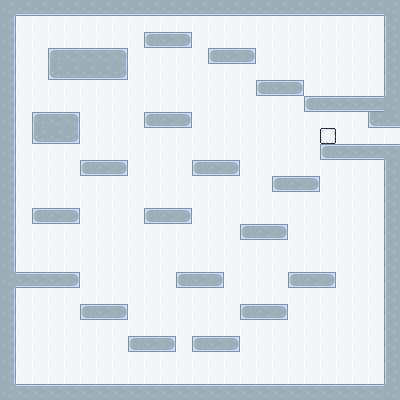

Tiled map render using the project's own tile images. Description and the whole map definition, tile-layer contents included, below:
An orthogonal 25x25 tile map with 16x16 px tiles, 2 tile layers (Tile Layer 2, Tile Layer 1) and 18 objects (4x block, 3x dock, 3x text, 2x door, 2x button, ...).

<map version="1.10" tiledversion="1.10.2" orientation="orthogonal" renderorder="right-down" width="25" height="25" tilewidth="16" tileheight="16" infinite="0" nextlayerid="6" nextobjectid="58">
 <tileset firstgid="1" source="tiles.tsx" />
 <layer id="4" name="Tile Layer 2" width="25" height="25" locked="1">
  <data encoding="csv">
6,6,6,6,6,6,6,6,6,6,6,6,6,6,6,6,6,6,6,6,6,6,6,6,6,
6,6,6,6,6,6,6,6,6,6,6,6,6,6,6,6,6,6,6,6,6,6,6,6,6,
6,6,6,6,6,6,6,6,6,6,6,6,6,6,6,6,6,6,6,6,6,6,6,6,6,
6,6,6,6,6,6,6,6,6,6,6,6,6,6,6,6,6,6,6,6,6,6,6,6,6,
6,6,6,6,6,6,6,6,6,6,6,6,6,6,6,6,6,6,6,6,6,6,6,6,6,
6,6,6,6,6,6,6,6,6,6,6,6,6,6,6,6,6,6,6,6,6,6,6,6,6,
6,6,6,6,6,6,6,6,6,6,6,6,6,6,6,6,6,6,6,6,6,6,6,6,6,
6,6,6,6,6,6,6,6,6,6,6,6,6,6,6,6,6,6,6,6,6,6,6,6,6,
6,6,6,6,6,6,6,6,6,6,6,6,6,6,6,6,6,6,6,6,6,6,6,6,6,
6,6,6,6,6,6,6,6,6,6,6,6,6,6,6,6,6,6,6,6,6,6,6,6,6,
6,6,6,6,6,6,6,6,6,6,6,6,6,6,6,6,6,6,6,6,6,6,6,6,6,
6,6,6,6,6,6,6,6,6,6,6,6,6,6,6,6,6,6,6,6,6,6,6,6,6,
6,6,6,6,6,6,6,6,6,6,6,6,6,6,6,6,6,6,6,6,6,6,6,6,6,
6,6,6,6,6,6,6,6,6,6,6,6,6,6,6,6,6,6,6,6,6,6,6,6,6,
6,6,6,6,6,6,6,6,6,6,6,6,6,6,6,6,6,6,6,6,6,6,6,6,6,
6,6,6,6,6,6,6,6,6,6,6,6,6,6,6,6,6,6,6,6,6,6,6,6,6,
6,6,6,6,6,6,6,6,6,6,6,6,6,6,6,6,6,6,6,6,6,6,6,6,6,
6,6,6,6,6,6,6,6,6,6,6,6,6,6,6,6,6,6,6,6,6,6,6,6,6,
6,6,6,6,6,6,6,6,6,6,6,6,6,6,6,6,6,6,6,6,6,6,6,6,6,
6,6,6,6,6,6,6,6,6,6,6,6,6,6,6,6,6,6,6,6,6,6,6,6,6,
6,6,6,6,6,6,6,6,6,6,6,6,6,6,6,6,6,6,6,6,6,6,6,6,6,
6,6,6,6,6,6,6,6,6,6,6,6,6,6,6,6,6,6,6,6,6,6,6,6,6,
6,6,6,6,6,6,6,6,6,6,6,6,6,6,6,6,6,6,6,6,6,6,6,6,6,
6,6,6,6,6,6,6,6,6,6,6,6,6,6,6,6,6,6,6,6,6,6,6,6,6,
6,6,6,6,6,6,6,6,6,6,6,6,6,6,6,6,6,6,6,6,6,6,6,6,6
</data>
 </layer>
 <layer id="1" name="Tile Layer 1" width="25" height="25">
  <data encoding="csv">
9,15,15,15,15,15,15,15,15,15,15,15,15,15,15,15,15,15,15,15,15,15,15,15,9,
10,0,0,0,0,0,0,0,0,0,0,0,0,0,0,0,0,0,0,0,0,0,0,0,8,
10,0,0,0,0,0,0,0,0,20,21,22,0,0,0,0,0,0,0,0,0,0,0,0,8,
10,0,0,2,3,3,3,4,0,0,0,0,0,20,21,22,0,0,0,0,0,0,0,0,8,
10,0,0,14,15,15,15,16,0,0,0,0,0,0,0,0,0,0,0,0,0,0,0,0,8,
10,0,0,0,0,0,0,0,0,0,0,0,0,0,0,0,20,21,22,0,0,0,0,0,8,
10,0,0,0,0,0,0,0,0,0,0,0,0,0,0,0,0,0,0,20,21,21,21,21,9,
10,0,2,3,4,0,0,0,0,1073741844,1073741845,1073741846,0,0,0,0,0,0,0,0,0,0,0,14,15,
10,0,14,15,16,0,0,0,0,0,0,0,0,0,0,0,0,0,0,0,1,0,0,0,0,
10,0,0,0,0,0,0,0,0,0,0,0,0,0,0,0,0,0,0,0,20,21,21,21,3,
10,0,0,0,0,1073741844,1073741845,1073741846,0,0,0,0,1073741844,1073741845,1073741846,0,0,0,0,0,0,0,0,0,8,
10,0,0,0,0,0,0,0,0,0,0,0,0,0,0,0,0,1073741844,1073741845,1073741846,0,0,0,0,8,
10,0,0,0,0,0,0,0,0,0,0,0,0,0,0,0,0,0,0,0,0,0,0,0,8,
10,0,1073741844,1073741845,1073741846,0,0,0,0,1073741844,1073741845,1073741846,0,0,0,0,0,0,0,0,0,0,0,0,8,
10,0,0,0,0,0,0,0,0,0,0,0,0,0,0,1073741844,1073741845,1073741846,0,0,0,0,0,0,8,
10,0,0,0,0,0,0,0,0,0,0,0,0,0,0,0,0,0,0,0,0,0,0,0,8,
10,0,0,0,0,0,0,0,0,0,0,0,0,0,0,0,0,0,0,0,0,0,0,0,8,
9,21,21,21,22,0,0,0,0,0,0,20,21,1073741846,0,0,0,0,1073741844,1073741845,1073741846,0,0,0,8,
10,0,0,0,0,0,0,0,0,0,0,0,0,0,0,0,0,0,0,0,0,0,0,0,8,
10,0,0,0,0,20,21,22,0,0,0,0,0,0,0,1073741844,1073741845,1073741846,0,0,0,0,0,0,8,
10,0,0,0,0,0,0,0,0,0,0,0,0,0,0,0,0,0,0,0,0,0,0,0,8,
10,0,0,0,0,0,0,0,20,21,22,0,20,21,22,0,0,0,0,0,0,0,0,0,8,
10,0,0,0,0,0,0,0,0,0,0,0,0,0,0,0,0,0,0,0,0,0,0,0,8,
10,0,0,0,0,0,0,0,0,0,0,0,0,0,0,0,0,0,0,0,0,0,0,0,8,
9,3,3,3,3,3,3,3,3,3,3,3,3,3,3,3,3,3,3,3,3,3,3,3,9
</data>
 </layer>
 <objectgroup id="5" name="Dock" class="dock">
  <object id="13" name="Door" type="door" gid="24" x="368" y="144" width="16" height="16">
   <properties>
    <property name="onTrigger" value="open" />
    <property name="openDirection" type="int" value="2" />
   </properties>
  </object>
  <object id="16" name="Player Spawn" type="player_spawn" x="26.8418" y="267.241">
   <point />
  </object>
  <object id="18" name="Gravity" type="gravity" x="0" y="1">
   <point />
  </object>
  <object id="19" x="-212" y="-81">
   <point />
  </object>
  <object id="20" name="Exit Point" type="exit_point" x="391.488" y="138.357">
   <point />
  </object>
  <object id="38" name="Block" type="block" gid="7" x="98.5" y="46.1579" width="12" height="12">
   <properties>
    <property name="ruleType" value="Directional" />
    <property name="value" type="int" value="2" />
   </properties>
  </object>
  <object id="40" name="Button" type="button" gid="12" x="192" y="336" width="16" height="16">
   <properties>
    <property name="onImage" type="int" value="17" />
    <property name="trigger" type="object" value="13" />
   </properties>
  </object>
  <object id="41" name="Block" type="block" gid="7" x="272" y="208" width="12" height="12" rotation="180">
   <properties>
    <property name="ruleType" value="Directional" />
    <property name="value" type="int" value="0" />
   </properties>
  </object>
  <object id="48" name="Door" type="door" gid="24" x="320" y="128" width="16" height="16">
   <properties>
    <property name="onTrigger" value="open" />
    <property name="openDirection" type="int" value="0" />
   </properties>
  </object>
  <object id="49" name="Dock" type="dock" gid="13" x="47.9941" y="128.055" width="16" height="16">
   <properties>
    <property name="defaultValue" value="Down" />
    <property name="ruleType" value="Directional" />
    <property name="text" type="object" value="55" />
    <property name="trigger" type="object" value="18" />
   </properties>
  </object>
  <object id="50" name="Block" type="block" gid="7" x="208.833" y="335" width="12" height="12">
   <properties>
    <property name="ruleType" value="Directional" />
    <property name="value" type="int" value="2" />
   </properties>
  </object>
  <object id="51" name="Button" type="button" gid="12" x="64.0625" y="142.591" width="16" height="16" rotation="-180">
   <properties>
    <property name="onImage" type="int" value="17" />
    <property name="trigger" type="object" value="48" />
   </properties>
  </object>
  <object id="52" name="Block" type="block" gid="7" x="272" y="80" width="12" height="12">
   <properties>
    <property name="ruleType" value="Directional" />
    <property name="value" type="int" value="2" />
   </properties>
  </object>
  <object id="53" name="Dock" type="dock" gid="13" x="80" y="64.2131" width="16" height="16" rotation="-180">
   <properties>
    <property name="defaultValue" value="Down" />
    <property name="ruleType" value="Directional" />
    <property name="text" type="object" value="56" />
    <property name="trigger" type="object" value="18" />
   </properties>
  </object>
  <object id="54" name="Dock" type="dock" gid="13" x="368" y="96" width="16" height="16" rotation="180">
   <properties>
    <property name="defaultValue" value="Down" />
    <property name="ruleType" value="Directional" />
    <property name="text" type="object" value="57" />
    <property name="trigger" type="object" value="18" />
   </properties>
  </object>
  <object id="55" name="Text" type="text" x="0" y="96" width="47.5" height="15.5">
   <properties>
    <property name="Content" value="Gravity is" />
   </properties>
  </object>
  <object id="56" name="Text" type="text" x="16" y="80" width="47.5" height="15.5">
   <properties>
    <property name="Content" value="Gravity is" />
   </properties>
  </object>
  <object id="57" name="Text" type="text" x="304" y="112" width="47.5" height="15.5">
   <properties>
    <property name="Content" value="Gravity is" />
   </properties>
  </object>
 </objectgroup>
</map>
